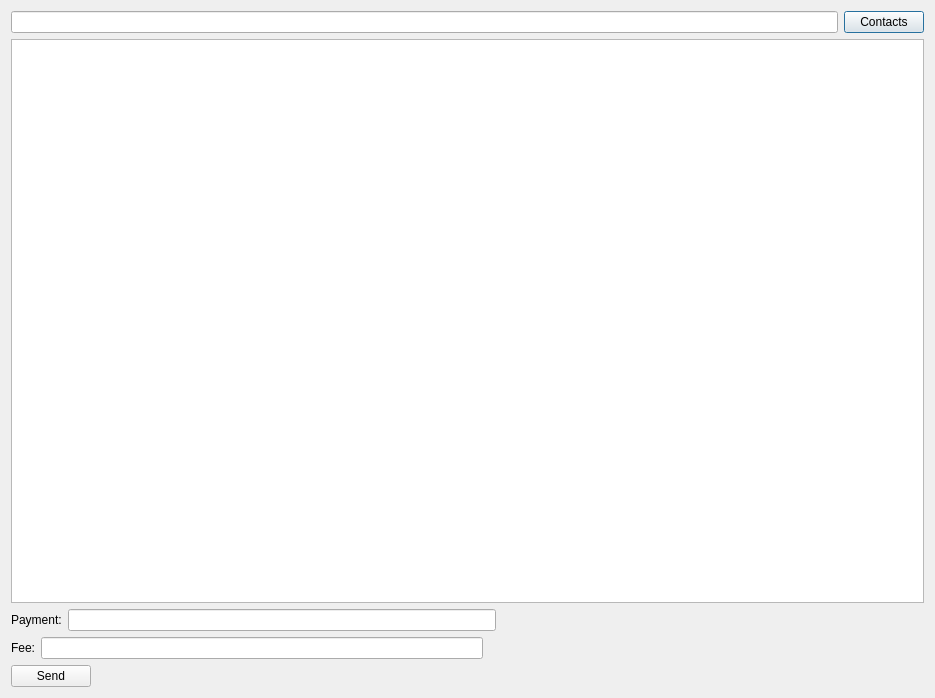
<?xml version="1.0" encoding="UTF-8"?>
<ui version="4.0">
 <class>WritePaymailDialog</class>
 <widget class="QDialog" name="WritePaymailDialog">
  <property name="geometry">
   <rect>
    <x>0</x>
    <y>0</y>
    <width>935</width>
    <height>698</height>
   </rect>
  </property>
  <property name="windowTitle">
   <string>Send Paymail</string>
  </property>
  <layout class="QVBoxLayout" name="verticalLayout">
   <item>
    <layout class="QHBoxLayout" name="horizontalLayout">
     <item>
      <widget class="QLineEdit" name="lineEdit"/>
     </item>
     <item>
      <widget class="QPushButton" name="pushButton">
       <property name="text">
        <string>Contacts</string>
       </property>
      </widget>
     </item>
    </layout>
   </item>
   <item>
    <widget class="QPlainTextEdit" name="plainTextEdit"/>
   </item>
   <item>
    <layout class="QHBoxLayout" name="horizontalLayout_2">
     <property name="bottomMargin">
      <number>0</number>
     </property>
     <item>
      <widget class="QLabel" name="label">
       <property name="text">
        <string>Payment:</string>
       </property>
      </widget>
     </item>
     <item>
      <widget class="QLineEdit" name="lineEdit_2"/>
     </item>
     <item>
      <spacer name="horizontalSpacer">
       <property name="orientation">
        <enum>Qt::Horizontal</enum>
       </property>
       <property name="sizeHint" stdset="0">
        <size>
         <width>40</width>
         <height>20</height>
        </size>
       </property>
      </spacer>
     </item>
    </layout>
   </item>
   <item>
    <layout class="QHBoxLayout" name="horizontalLayout_3">
     <property name="bottomMargin">
      <number>0</number>
     </property>
     <item>
      <widget class="QLabel" name="label_2">
       <property name="text">
        <string>Fee:</string>
       </property>
      </widget>
     </item>
     <item>
      <widget class="QLineEdit" name="lineEdit_3"/>
     </item>
     <item>
      <spacer name="horizontalSpacer_2">
       <property name="orientation">
        <enum>Qt::Horizontal</enum>
       </property>
       <property name="sizeHint" stdset="0">
        <size>
         <width>40</width>
         <height>20</height>
        </size>
       </property>
      </spacer>
     </item>
    </layout>
   </item>
   <item>
    <widget class="QPushButton" name="pushButton_2">
     <property name="sizePolicy">
      <sizepolicy hsizetype="Maximum" vsizetype="Fixed">
       <horstretch>0</horstretch>
       <verstretch>0</verstretch>
      </sizepolicy>
     </property>
     <property name="text">
      <string>Send</string>
     </property>
    </widget>
   </item>
  </layout>
 </widget>
 <resources/>
 <connections/>
</ui>
